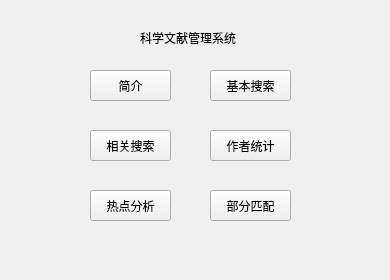
<?xml version="1.0" encoding="UTF-8"?>
<ui version="4.0">
 <class>MainWindow</class>
 <widget class="QMainWindow" name="MainWindow">
  <property name="geometry">
   <rect>
    <x>0</x>
    <y>0</y>
    <width>390</width>
    <height>280</height>
   </rect>
  </property>
  <property name="sizePolicy">
   <sizepolicy hsizetype="Preferred" vsizetype="Preferred">
    <horstretch>0</horstretch>
    <verstretch>0</verstretch>
   </sizepolicy>
  </property>
  <property name="minimumSize">
   <size>
    <width>390</width>
    <height>280</height>
   </size>
  </property>
  <property name="maximumSize">
   <size>
    <width>390</width>
    <height>280</height>
   </size>
  </property>
  <property name="windowTitle">
   <string>科学文献管理系统</string>
  </property>
  <property name="styleSheet">
   <string notr="true">background-image: url(:/C:/Users/yangyuzhe/Desktop/QQ图片20210418104443.png);</string>
  </property>
  <widget class="QWidget" name="centralwidget">
   <widget class="QPushButton" name="pushButton">
    <property name="geometry">
     <rect>
      <x>90</x>
      <y>70</y>
      <width>81</width>
      <height>31</height>
     </rect>
    </property>
    <property name="cursor">
     <cursorShape>ArrowCursor</cursorShape>
    </property>
    <property name="text">
     <string>简介</string>
    </property>
    <property name="default">
     <bool>false</bool>
    </property>
    <property name="flat">
     <bool>false</bool>
    </property>
   </widget>
   <widget class="QPushButton" name="pushButton_2">
    <property name="geometry">
     <rect>
      <x>210</x>
      <y>70</y>
      <width>81</width>
      <height>31</height>
     </rect>
    </property>
    <property name="cursor">
     <cursorShape>ArrowCursor</cursorShape>
    </property>
    <property name="text">
     <string>基本搜索</string>
    </property>
    <property name="flat">
     <bool>false</bool>
    </property>
   </widget>
   <widget class="QPushButton" name="pushButton_3">
    <property name="geometry">
     <rect>
      <x>90</x>
      <y>130</y>
      <width>81</width>
      <height>31</height>
     </rect>
    </property>
    <property name="cursor">
     <cursorShape>ArrowCursor</cursorShape>
    </property>
    <property name="text">
     <string>相关搜索</string>
    </property>
    <property name="flat">
     <bool>false</bool>
    </property>
   </widget>
   <widget class="QPushButton" name="pushButton_4">
    <property name="geometry">
     <rect>
      <x>210</x>
      <y>130</y>
      <width>81</width>
      <height>31</height>
     </rect>
    </property>
    <property name="cursor">
     <cursorShape>ArrowCursor</cursorShape>
    </property>
    <property name="text">
     <string>作者统计</string>
    </property>
    <property name="flat">
     <bool>false</bool>
    </property>
   </widget>
   <widget class="QPushButton" name="pushButton_5">
    <property name="geometry">
     <rect>
      <x>90</x>
      <y>190</y>
      <width>81</width>
      <height>31</height>
     </rect>
    </property>
    <property name="cursor">
     <cursorShape>ArrowCursor</cursorShape>
    </property>
    <property name="text">
     <string>热点分析</string>
    </property>
    <property name="flat">
     <bool>false</bool>
    </property>
   </widget>
   <widget class="QPushButton" name="pushButton_6">
    <property name="geometry">
     <rect>
      <x>210</x>
      <y>190</y>
      <width>81</width>
      <height>31</height>
     </rect>
    </property>
    <property name="cursor">
     <cursorShape>ArrowCursor</cursorShape>
    </property>
    <property name="text">
     <string>部分匹配</string>
    </property>
    <property name="flat">
     <bool>false</bool>
    </property>
   </widget>
   <widget class="QLabel" name="label">
    <property name="geometry">
     <rect>
      <x>140</x>
      <y>30</y>
      <width>101</width>
      <height>16</height>
     </rect>
    </property>
    <property name="text">
     <string>科学文献管理系统</string>
    </property>
   </widget>
  </widget>
  <widget class="QMenuBar" name="menubar">
   <property name="geometry">
    <rect>
     <x>0</x>
     <y>0</y>
     <width>390</width>
     <height>21</height>
    </rect>
   </property>
  </widget>
  <action name="actionopen">
   <property name="text">
    <string>简介</string>
   </property>
  </action>
  <action name="action_1">
   <property name="text">
    <string>功能1</string>
   </property>
  </action>
  <action name="action_2">
   <property name="text">
    <string>功能2</string>
   </property>
  </action>
  <action name="action_3">
   <property name="text">
    <string>功能3</string>
   </property>
  </action>
  <action name="action_4">
   <property name="text">
    <string>功能4</string>
   </property>
  </action>
  <action name="action_5">
   <property name="text">
    <string>功能5</string>
   </property>
  </action>
  <action name="action">
   <property name="text">
    <string>退出</string>
   </property>
  </action>
 </widget>
 <resources/>
 <connections/>
</ui>
